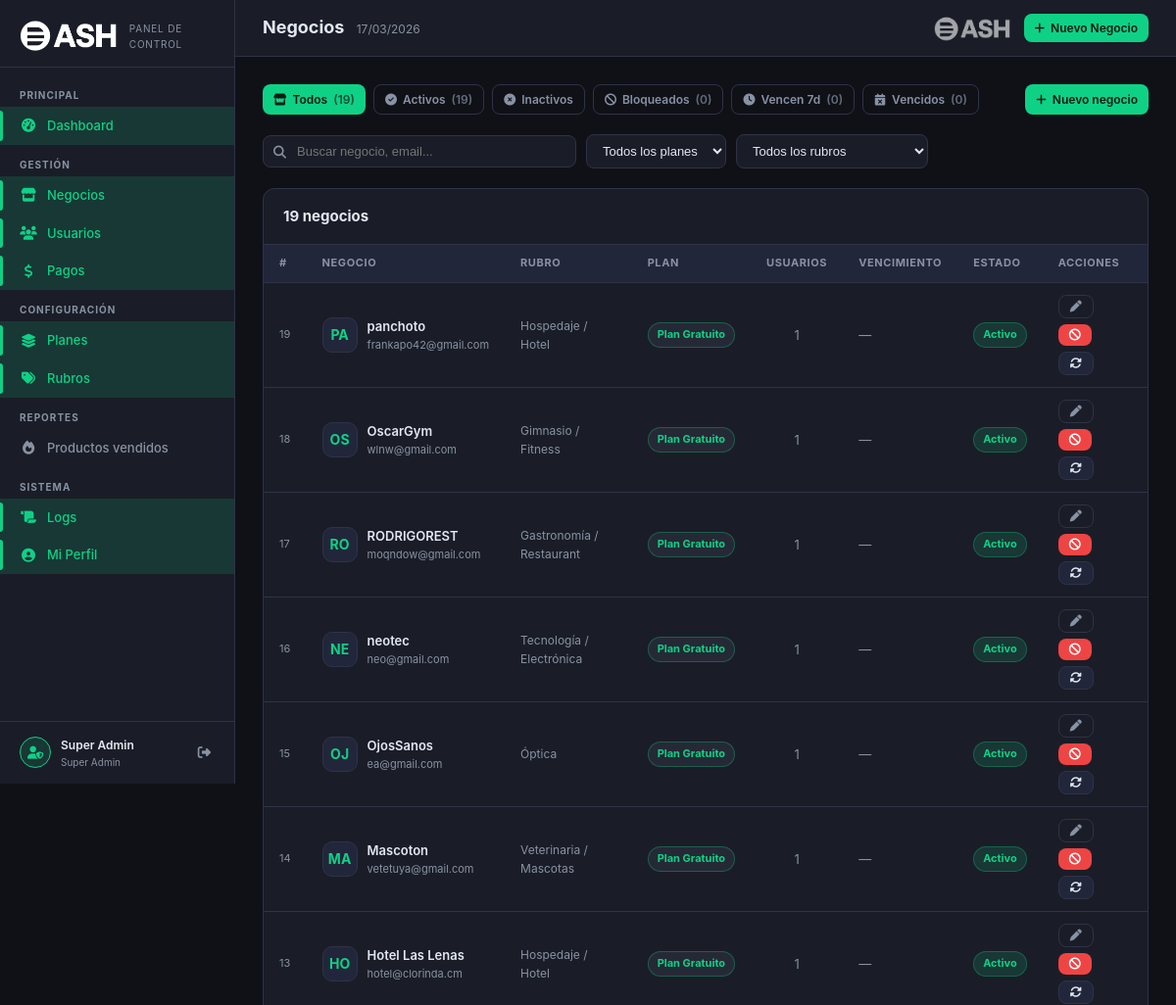
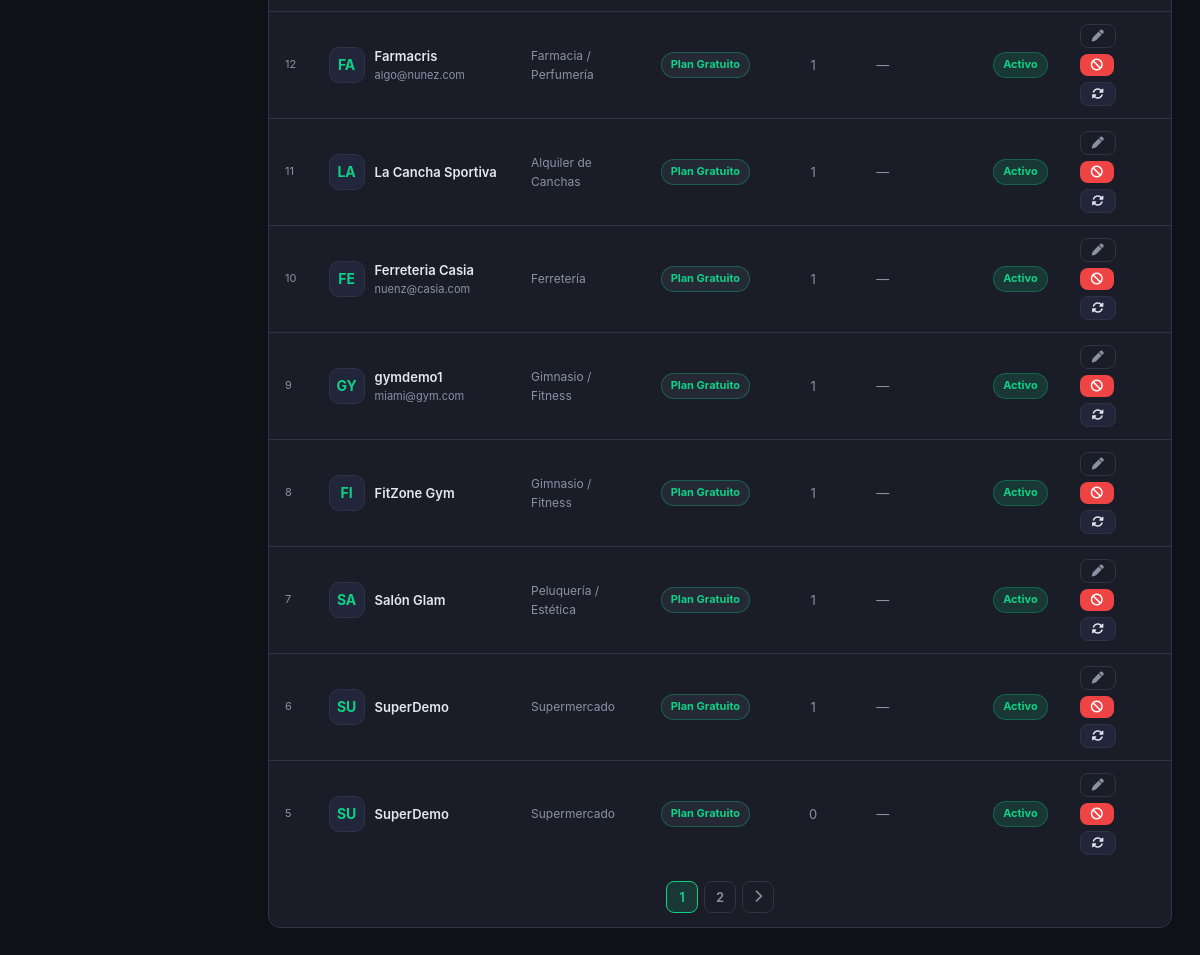
The app's page /superadmin/negocios/index.php (signed in) with its own data (2 pictures, top to bottom).
### tables this page shows
CREATE TABLE `negocios` (
  `id` int(11) NOT NULL,
  `nombre` varchar(255) NOT NULL,
  `razon_social` varchar(255) DEFAULT NULL,
  `cuit` varchar(20) DEFAULT NULL,
  `condicion_iva` varchar(50) DEFAULT NULL,
  `rubro` varchar(100) DEFAULT NULL,
  `rubro_id` int(11) DEFAULT NULL,
  `direccion` text DEFAULT NULL,
  `ciudad` varchar(100) DEFAULT NULL,
  `provincia` varchar(100) DEFAULT NULL,
  `codigo_postal` varchar(10) DEFAULT NULL,
  `telefono` varchar(50) DEFAULT NULL,
  `email` varchar(255) DEFAULT NULL,
  `sitio_web` varchar(255) DEFAULT NULL,
  `instagram` varchar(100) DEFAULT NULL,
  `facebook` varchar(255) DEFAULT NULL,
  `whatsapp` varchar(50) DEFAULT NULL,
  `logo` varchar(255) DEFAULT NULL,
  `imagen_portada` varchar(255) DEFAULT NULL,
  `carta_token` varchar(64) DEFAULT NULL,
  `carta_activa` tinyint(1) NOT NULL DEFAULT 1,
  `mensaje_ticket` text DEFAULT NULL,
  `mostrar_logo_ticket` tinyint(1) DEFAULT 1,
  `mostrar_direccion_ticket` tinyint(1) DEFAULT 1,
  `mostrar_cuit_ticket` tinyint(1) DEFAULT 1,
  `horarios` longtext DEFAULT NULL CHECK (json_valid(`horarios`)),
  `activo` tinyint(1) DEFAULT 1,
  `plan_id` int(11) DEFAULT 1,
  `fecha_vencimiento` date DEFAULT NULL,
  `bloqueado` tinyint(1) NOT NULL DEFAULT 0,
  `bloqueado_motivo` varchar(255) DEFAULT NULL,
  `notas_admin` text DEFAULT NULL,
  `estado_suscripcion` enum('activa','vencida','cancelada','trial') DEFAULT 'trial',
  `trial_hasta` date DEFAULT NULL,
  `fecha_registro` timestamp NOT NULL DEFAULT current_timestamp(),
  `fecha_alta` date DEFAULT NULL,
  `fecha_actualizacion` timestamp NOT NULL DEFAULT current_timestamp() ON UPDATE current_timestamp()
);

CREATE TABLE `rubros` (
  `id` int(11) NOT NULL,
  `slug` varchar(50) NOT NULL,
  `nombre` varchar(100) NOT NULL,
  `descripcion` varchar(255) DEFAULT NULL,
  `icono` varchar(50) DEFAULT 'fa-store',
  `color` varchar(7) DEFAULT '#667eea',
  `activo` tinyint(1) DEFAULT 1,
  `orden` int(11) DEFAULT 0
);

CREATE TABLE `planes` (
  `id` int(11) NOT NULL,
  `nombre` varchar(50) NOT NULL,
  `nombre_display` varchar(100) NOT NULL,
  `descripcion` text DEFAULT NULL,
  `precio_mensual` decimal(10,2) DEFAULT 0.00,
  `precio_anual` decimal(10,2) DEFAULT 0.00,
  `max_usuarios` smallint(6) DEFAULT 1,
  `max_productos` smallint(6) DEFAULT 50,
  `max_ventas_mes` int(11) DEFAULT 100,
  `tiene_reportes` tinyint(1) DEFAULT 0,
  `tiene_empleados` tinyint(1) DEFAULT 0,
  `tiene_clientes` tinyint(1) DEFAULT 0,
  `tiene_api_publica` tinyint(1) DEFAULT 0,
  `tiene_tienda_online` tinyint(1) DEFAULT 0,
  `activo` tinyint(1) DEFAULT 1,
  `created_at` timestamp NOT NULL DEFAULT current_timestamp(),
  `updated_at` timestamp NULL DEFAULT NULL ON UPDATE current_timestamp(),
  `dias_gratis` int(11) NOT NULL DEFAULT 0,
  `color` varchar(20) DEFAULT '#0FD186',
  `icono` varchar(50) DEFAULT 'fa-star',
  `orden` int(11) DEFAULT 0
);

### superadmin/negocios/index.php (the view, shortened to what this page needs)
<?php
$db = sa_db();
$filtro  = $_GET['filtro']  ?? 'todos';
$buscar  = trim($_GET['q']  ?? '');
$plan_f  = intval($_GET['plan'] ?? 0);
$rubro_f = intval($_GET['rubro'] ?? 0);
$page    = max(1, intval($_GET['page'] ?? 1));
$perPage = 15;
$where = ['1=1'];
$params = [];
$whereStr = implode(' AND ', $where);
$totalStmt = $db->prepare("SELECT COUNT(*) FROM negocios n WHERE $whereStr");
$totalStmt->execute($params);
$total = $totalStmt->fetchColumn();
$totalPag = ceil($total / $perPage);
$offset = ($page - 1) * $perPage;
$stmt = $db->prepare("
    SELECT n.id, n.nombre, n.email, n.telefono, n.ciudad, n.activo, n.bloqueado, n.bloqueado_motivo,
           n.fecha_vencimiento, n.fecha_registro, n.notas_admin,
           p.nombre_display as plan_nombre, p.color as plan_color, p.id as plan_id,
           r.nombre as rubro_nombre, r.slug as rubro_slug,
           (SELECT COUNT(*) FROM usuarios u WHERE u.negocio_id = n.id) as usuarios_count
    FROM negocios n
    LEFT JOIN planes p ON p.id = n.plan_id
    LEFT JOIN rubros r ON r.id = n.rubro_id
    WHERE $whereStr
    ORDER BY n.fecha_registro DESC
    LIMIT $perPage OFFSET $offset
");
$stmt->execute($params);
$negocios = $stmt->fetchAll();
$counts = [];
foreach (['todos'=>'1=1','activos'=>'activo=1 AND bloqueado=0','bloqueados'=>'bloqueado=1','vencen'=>'fecha_vencimiento BETWEEN CURDATE() AND DATE_ADD(CURDATE(),INTERVAL 7 DAY)','vencidos'=>'fecha_vencimiento < CURDATE() AND activo=1'] as $k=>$w) {
    $counts[$k] = $db->query("SELECT COUNT(*) FROM negocios WHERE $w")->fetchColumn();
}
require_once dirname(__DIR__) . '/_layout.php';
?>
<div style="display:flex;gap:8px;margin-bottom:20px;flex-wrap:wrap">
    <?php
    $tabs = [
        'todos'     => ['label'=>'Todos', 'icon'=>'fa-store'],
        'activos'   => ['label'=>'Activos', 'icon'=>'fa-circle-check'],
        'inactivos' => ['label'=>'Inactivos', 'icon'=>'fa-circle-xmark'],
        'bloqueados'=> ['label'=>'Bloqueados', 'icon'=>'fa-ban'],
        'vencen'    => ['label'=>'Vencen 7d', 'icon'=>'fa-clock'],
        'vencidos'  => ['label'=>'Vencidos', 'icon'=>'fa-calendar-times'],
    ];
    foreach ($tabs as $k => $t):
        $active = $filtro === $k;
        $cnt = $counts[$k] ?? '';
    ?>
    <a href="?filtro=<?= $k ?>&q=<?= urlencode($buscar) ?>&plan=<?= $plan_f ?>&rubro=<?= $rubro_f ?>"
       class="sa-btn <?= $active ? 'primary' : 'ghost' ?> sm">
        <i class="fas <?= $t['icon'] ?>"></i>
        <?= $t['label'] ?>
        <?php if ($cnt !== ''): ?><span style="opacity:.7">(<?= $cnt ?>)</span><?php endif; ?>
    </a>
    <?php endforeach; ?>
    <a href="nuevo.php" class="sa-btn primary sm" style="margin-left:auto">
        <i class="fas fa-plus"></i> Nuevo negocio
    </a>
</div>
<div class="sa-filter-bar" style="margin-bottom:20px">
    <div class="sa-search" style="max-width:320px">
        <input type="text" id="searchInput" placeholder="Buscar negocio, email..."
               value="<?= htmlspecialchars($buscar) ?>">
    </div>
    <select class="sa-filter-select" id="planFilter">
        <option value="0">Todos los planes</option>
    </select>
    <select class="sa-filter-select" id="rubroFilter">
        <option value="0">Todos los rubros</option>
    </select>
</div>
<div class="sa-panel">
    <div class="sa-panel-header">
        <h3>
            <?= number_format($total) ?> negocios
        </h3>
    </div>
    <div class="sa-table-wrap">
        <table class="sa-table">
            <thead>
                <tr>
                    <th>#</th>
                    <th>Negocio</th>
                    <th>Rubro</th>
                    <th>Plan</th>
                    <th>Usuarios</th>
                    <th>Vencimiento</th>
                    <th>Estado</th>
                    <th>Acciones</th>
                </tr>
            </thead>
            <tbody>
            <?php if (empty($negocios)): ?>
            <tr><td colspan="8">
                <div class="sa-empty"><i class="fas fa-store"></i><p>No se encontraron negocios con estos filtros</p></div>
            </td></tr>
            <?php else: ?>
            <?php foreach ($negocios as $neg):
                $statusClass = $neg['bloqueado'] ? 'red' : ($neg['activo'] ? 'green' : 'gray');
                $statusLabel = $neg['bloqueado'] ? 'Bloqueado' : ($neg['activo'] ? 'Activo' : 'Inactivo');
                $dias = $neg['fecha_vencimiento'] ? sa_dias_restantes($neg['fecha_vencimiento']) : null;
                $chipClass = is_null($dias) ? '' : ($dias < 0 ? 'exp' : ($dias <= 5 ? 'warn' : 'ok'));
                $iniciales = mb_strtoupper(mb_substr($neg['nombre'], 0, 2));
            ?>
            <tr>
                <td style="color:var(--sa-muted);font-size:11px"><?= $neg['id'] ?></td>
                <td>
                    <div style="display:flex;align-items:center;gap:10px">
                        <div class="sa-negocio-avatar"><?= $iniciales ?></div>
                        <div>
                            <div style="font-weight:600;color:var(--sa-text)"><?= htmlspecialchars($neg['nombre']) ?></div>
                            <div style="font-size:11px;color:var(--sa-muted)"><?= htmlspecialchars($neg['email'] ?? '') ?></div>
                        </div>
                    </div>
                </td>
                <td style="font-size:12px;color:var(--sa-muted)"><?= htmlspecialchars($neg['rubro_nombre'] ?? '—') ?></td>
                <td>
                    <span class="sa-pill gray" style="<?= $neg['plan_color'] ? 'border-color:'.htmlspecialchars($neg['plan_color']).'50;color:'.htmlspecialchars($neg['plan_color']) : '' ?>">
                        <?= htmlspecialchars($neg['plan_nombre'] ?? 'Sin plan') ?>
                    </span>
                </td>
                <td style="text-align:center;color:var(--sa-muted)"><?= $neg['usuarios_count'] ?></td>
                <td>
                    <?php if ($neg['fecha_vencimiento']): ?>
                    <div style="font-size:12px"><?= date('d/m/Y', strtotime($neg['fecha_vencimiento'])) ?></div>
                    <?php if (!is_null($dias)): ?>
                    <span class="dias-chip <?= $chipClass ?>">
                        <?= $dias >= 0 ? "Vence en {$dias}d" : 'Vencido' ?>
                    </span>
                    <?php endif; ?>
                    <?php else: ?>
                    <span style="color:var(--sa-muted)">—</span>
                    <?php endif; ?>
                </td>
                <td><span class="sa-pill <?= $statusClass ?>"><?= $statusLabel ?></span></td>
                <td>
                    <div style="display:flex;gap:6px;flex-wrap:wrap">
                        <a href="edit.php?id=<?= $neg['id'] ?>" class="sa-btn ghost sm" title="Editar">
                            <i class="fas fa-pen"></i>
                        </a>
                        <?php if (!$neg['bloqueado']): ?>
                        <button class="sa-btn danger sm" title="Bloquear"
                                onclick="bloquear(<?= $neg['id'] ?>, '<?= htmlspecialchars(addslashes($neg['nombre'])) ?>')">
                            <i class="fas fa-ban"></i>
                        </button>
                        <?php endif; ?>
                        <button class="sa-btn secondary sm" title="Renovar"
                                onclick="renovar(<?= $neg['id'] ?>, '<?= htmlspecialchars(addslashes($neg['nombre'])) ?>', <?= $neg['plan_id'] ?? 0 ?>)">
                            <i class="fas fa-rotate"></i>
                        </button>
                    </div>
                </td>
            </tr>
            <?php endforeach; ?>
            <?php endif; ?>
            </tbody>
        </table>
    </div>
    <?php if ($totalPag > 1): ?>
    <div class="sa-pagination">
        <?php for ($i = max(1,$page-2); $i <= min($totalPag,$page+2); $i++): ?>
        <a href="?filtro=<?= $filtro ?>&q=<?= urlencode($buscar) ?>&plan=<?= $plan_f ?>&rubro=<?= $rubro_f ?>&page=<?= $i ?>"
           class="<?= $i===$page?'current':'' ?>"><?= $i ?></a>
        <?php endfor; ?>
        <?php if ($page < $totalPag): ?>
        <a href="?filtro=<?= $filtro ?>&q=<?= urlencode($buscar) ?>&plan=<?= $plan_f ?>&rubro=<?= $rubro_f ?>&page=<?= $page+1 ?>">
            <i class="fas fa-chevron-right"></i>
        </a>
        <?php endif; ?>
    </div>
    <?php endif; ?>
</div>

### superadmin/assets/sa.css (style rules this page uses)
:root { --sa-bg: #0f1117; --sa-surface: #1a1d27; --sa-surface2: #22263a; --sa-border: #2e3347; --sa-primary: #0FD186; --sa-primary-dim: rgba(15,209,134,.15); --sa-text: #e2e8f0; --sa-muted: #8892a4; --sa-danger: #ef4444; --sa-warning: #f59e0b; --sa-info: #3b82f6; --sa-purple: #8b5cf6; --sa-sidebar-w: 240px; --sa-radius: 12px; --sa-transition: .22s ease; }
*, *::before, *::after { box-sizing: border-box; margin: 0; padding: 0; }
body { font-family: 'Inter', 'Segoe UI', system-ui, sans-serif; background: var(--sa-bg); color: var(--sa-text); font-size: 14px; line-height: 1.6; min-height: 100vh; }
a { color: var(--sa-primary); text-decoration: none; }
.sa-panel { background: var(--sa-surface); border: 1px solid var(--sa-border); border-radius: var(--sa-radius); overflow: hidden; margin-bottom: 24px; }
.sa-panel-header { padding: 16px 20px; border-bottom: 1px solid var(--sa-border); display: flex; align-items: center; justify-content: space-between; gap: 12px; flex-wrap: wrap; }
.sa-panel-header h3 { font-size: 15px; font-weight: 700; color: var(--sa-text); }
.sa-table-wrap { overflow-x: auto; }
.sa-table { width: 100%; border-collapse: collapse; }
.sa-table th { font-size: 11px; font-weight: 700; color: var(--sa-muted); text-transform: uppercase; letter-spacing: .6px; padding: 10px 16px; background: var(--sa-surface2); border-bottom: 1px solid var(--sa-border); white-space: nowrap; text-align: left; }
.sa-table td { padding: 12px 16px; border-bottom: 1px solid var(--sa-border); color: var(--sa-text); font-size: 13px; vertical-align: middle; }
.sa-table tr:last-child td { border-bottom: none; }
.sa-pill { display: inline-flex; align-items: center; gap: 4px; font-size: 11px; font-weight: 700; padding: 3px 9px; border-radius: 20px; white-space: nowrap; }
.sa-pill.green { background: rgba(15,209,134,.15); color: var(--sa-primary); border: 1px solid rgba(15,209,134,.3); }
.sa-pill.gray { background: rgba(100,116,139,.15); color: var(--sa-muted); border: 1px solid rgba(100,116,139,.3); }
.sa-btn { display: inline-flex; align-items: center; gap: 6px; font-size: 13px; font-weight: 600; padding: 8px 16px; border-radius: 8px; border: none; cursor: pointer; transition: opacity .2s, transform .1s; white-space: nowrap; }
.sa-btn.primary { background: var(--sa-primary); color: #0a1a14; }
.sa-btn.secondary { background: var(--sa-surface2); color: var(--sa-text); border: 1px solid var(--sa-border); }
.sa-btn.danger { background: var(--sa-danger); color: #fff; }
.sa-btn.ghost { background: transparent; color: var(--sa-muted); border: 1px solid var(--sa-border); }
.sa-btn.sm { font-size: 12px; padding: 5px 11px; }
.sa-filter-bar { display: flex; align-items: center; gap: 10px; flex-wrap: wrap; margin-bottom: 20px; }
.sa-search { flex: 1; min-width: 200px; position: relative; }
.sa-search input { width: 100%; background: var(--sa-surface); border: 1px solid var(--sa-border); border-radius: 8px; color: var(--sa-text); font-size: 13px; padding: 8px 12px 8px 34px; outline: none; transition: border-color .2s; }
.sa-filter-select { background: var(--sa-surface); border: 1px solid var(--sa-border); border-radius: 8px; color: var(--sa-text); font-size: 13px; padding: 8px 12px; outline: none; cursor: pointer; }
.sa-negocio-avatar { width: 36px; height: 36px; border-radius: 10px; background: var(--sa-surface2); border: 1px solid var(--sa-border); display: flex; align-items: center; justify-content: center; font-size: 14px; font-weight: 700; color: var(--sa-primary); flex-shrink: 0; }
.sa-pagination { display: flex; align-items: center; gap: 6px; padding: 14px 20px; justify-content: center; }
.sa-pagination a, .sa-pagination span { min-width: 32px; height: 32px; border-radius: 8px; display: flex; align-items: center; justify-content: center; font-size: 13px; font-weight: 600; border: 1px solid var(--sa-border); background: var(--sa-surface); color: var(--sa-muted); cursor: pointer; transition: background .2s, color .2s; }
.sa-pagination .current { background: var(--sa-primary-dim); color: var(--sa-primary); border-color: var(--sa-primary); }

### records on screen
negocios: id "19", bloqueado "0", nombre "PA", nombre "panchoto", email "frankapo42@gmail.com", rubro.nombre "Hospedaje / Hotel", plan.nombre_display "Plan Gratuito", usuarios_count "1", statusLabel "Activo"
negocios: id "18", nombre "OS", nombre "OscarGym", email "wlnw@gmail.com", rubro.nombre "Gimnasio / Fitness", plan.nombre_display "Plan Gratuito", usuarios_count "1", statusLabel "Activo"
negocios: id "17", nombre "RO", nombre "RODRIGOREST", email "moqndow@gmail.com", rubro.nombre "Gastronomía / Restaurant", plan.nombre_display "Plan Gratuito", usuarios_count "1", statusLabel "Activo"
negocios: id "16", nombre "NE", nombre "neotec", email "neo@gmail.com", rubro.nombre "Tecnología / Electrónica", plan.nombre_display "Plan Gratuito", usuarios_count "1", statusLabel "Activo"
negocios: id "15", nombre "OJ", nombre "OjosSanos", email "ea@gmail.com", rubro.nombre "Óptica", plan.nombre_display "Plan Gratuito", usuarios_count "1", statusLabel "Activo"
negocios: id "14", nombre "MA", nombre "Mascoton", email "vetetuya@gmail.com", rubro.nombre "Veterinaria / Mascotas", plan.nombre_display "Plan Gratuito", usuarios_count "1", statusLabel "Activo"
negocios: id "13", nombre "HO", nombre "Hotel Las Lenas", email "hotel@clorinda.cm", rubro.nombre "Hospedaje / Hotel", plan.nombre_display "Plan Gratuito", usuarios_count "1", statusLabel "Activo"
negocios: id "12", nombre "FA", nombre "Farmacris", email "algo@nunez.com", rubro.nombre "Farmacia / Perfumería", plan.nombre_display "Plan Gratuito", usuarios_count "1", statusLabel "Activo"
negocios: id "11", nombre "LA", nombre "La Cancha Sportiva", rubro.nombre "Alquiler de Canchas", plan.nombre_display "Plan Gratuito", usuarios_count "1", statusLabel "Activo"
negocios: id "10", nombre "FE", nombre "Ferreteria Casia", email "nuenz@casia.com", rubro.nombre "Ferretería", plan.nombre_display "Plan Gratuito", usuarios_count "1", statusLabel "Activo"
negocios: id "9", nombre "GY", nombre "gymdemo1", email "miami@gym.com", rubro.nombre "Gimnasio / Fitness", plan.nombre_display "Plan Gratuito", usuarios_count "1", statusLabel "Activo"
negocios: id "8", nombre "FI", nombre "FitZone Gym", rubro.nombre "Gimnasio / Fitness", plan.nombre_display "Plan Gratuito", usuarios_count "1", statusLabel "Activo"
negocios: id "7", nombre "SA", nombre "Salón Glam", rubro.nombre "Peluquería / Estética", plan.nombre_display "Plan Gratuito", usuarios_count "1", statusLabel "Activo"
negocios: id "6", nombre "SU", nombre "SuperDemo", rubro.nombre "Supermercado", plan.nombre_display "Plan Gratuito", usuarios_count "1", statusLabel "Activo"
negocios: id "5", nombre "SU", nombre "SuperDemo", rubro.nombre "Supermercado", plan.nombre_display "Plan Gratuito", usuarios_count "0", statusLabel "Activo"

### other values on screen
$adminName "Super Admin"
$title "Negocios"
$t['label'] "Todos"
$t['label'] "Activos"
$t['label'] "Inactivos"
$t['label'] "Bloqueados"
$t['label'] "Vencen 7d"
$t['label'] "Vencidos"
$total "19"
